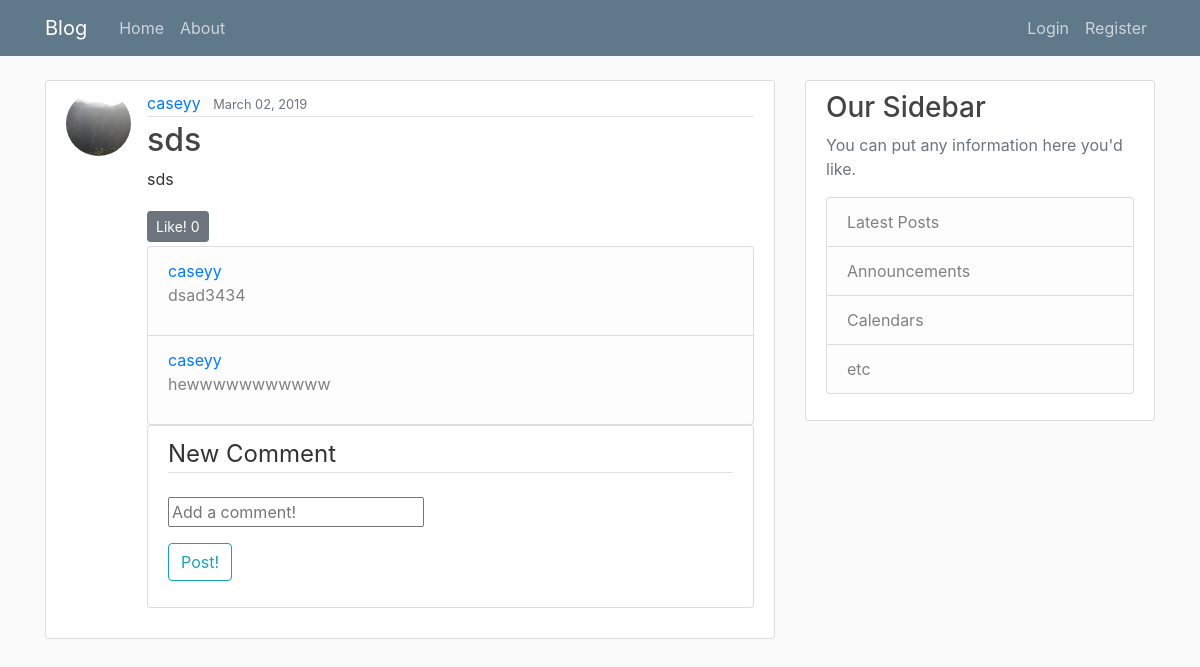
The app's page /post/38/ with its own data.
### blog/models.py (models this page shows, shortened)
class Post(models.Model):
    title = models.CharField(max_length=100)
    content = models.TextField() #unrestricted size
    date_posted = models.DateTimeField(default=timezone.now)
    author = models.ForeignKey(User, on_delete=models.CASCADE)
    likes = models.IntegerField(default=0)
    comment = models.ManyToManyField(Comment, blank=True)

class Comment(models.Model):
	user = models.ForeignKey(User, on_delete=models.CASCADE)
	comment = models.TextField()
	def __str__(self):
		return self.comment

### users/models.py (models this page shows, shortened)
class Profile(models.Model):
    user = models.OneToOneField(User, on_delete=models.CASCADE)
    image = models.ImageField(default='default.jpg', upload_to='profile_pics')
    bio = models.TextField()

### blog/views.py (the view)
# urls.py: path('post/<int:pk>/', PostDetailView.as_view(), name = 'post-detail'),
class PostDetailView(DetailView):
    model = Post

### blog/templates/blog/post_detail.html (shortened to what this page needs)
{% extends "blog/base.html" %}
{% load crispy_forms_tags %}
{% block content %}
    <article class="media content-section">
     <img class="rounded-circle article-img" src="{{ object.author.profile.image.url }}" alt="">
      <div class="media-body">
        <div class="article-metadata">
          <a class="mr-2" href="{% url 'user-post' object.author.username %}">{{ object.author }}</a>
          <small class="text-muted">{{ object.date_posted|date:'F d, Y' }}</small>
        </div>
        <h2 class="article-title">{{ object.title }}</h2>
        <p class="article-content">{{ object.content }}</p>
        {% if user.is_authenticated %}
        <a class="btn btn-secondary btn-sm mt-1 mb-1" onclick="like({{object.id}})">Like! <span id="likes{{object.id}}">{{object.likes}}</span></a>
        {% else %}
        <a class="btn btn-secondary btn-sm mt-1 mb-1" href="{% url 'login' %}">Like! <span id="likes{{object.id}}">{{object.likes}}</span></a>
        {% endif %}</a>
        <ul class="list-group">
          {% for p in object.comment.all %}
            <li class="list-group-item list-group-item-light">
              <a class="mr-2" href="{% url 'user-post' p.user.username %}">{{ p.user.username }}</a>
              <p class="comment">{{ p }}</p>
            </li>
          {% endfor %}
        </ul>
        <div class="content-section">
    <form action="comment/" method="POST">
      <fieldset class="form-group">
        <legend class="border-bottom mb-4">New Comment</legend>
        <input type="text" name="comment" placeholder="Add a comment!">
      </fieldset>
      <div class="form-group">
        <button class="btn btn-outline-info" type="submit">Post!</button>
      </div>
    </form>
  </div>
      </div>
    </article>
{% endblock content %}

### blog/static/blog/main.css (style rules this page uses)
body { background: #fafafa; color: #333333; margin-top: 5rem; }
h1, h2, h3, h4, h5, h6 { color: #444444; }
ul { margin: 0; }
.content-section { background: #ffffff; padding: 10px 20px; border: 1px solid #dddddd; border-radius: 3px; margin-bottom: 20px; }
.article-title { color: #444444; }
.article-content { white-space: pre-line; }
.article-img { height: 65px; width: 65px; margin-right: 16px; }
.article-metadata { padding-bottom: 1px; margin-bottom: 4px; border-bottom: 1px solid #e3e3e3 }

### records on screen
Post: author.profile.image (placeholder picture), author "caseyy", date_posted "March 02, 2019", title "sds", content "sds", likes "0"
Comment: user.username "caseyy", comment "dsad3434"
Comment: user.username "caseyy", comment "hewwwwwwwwwww"
